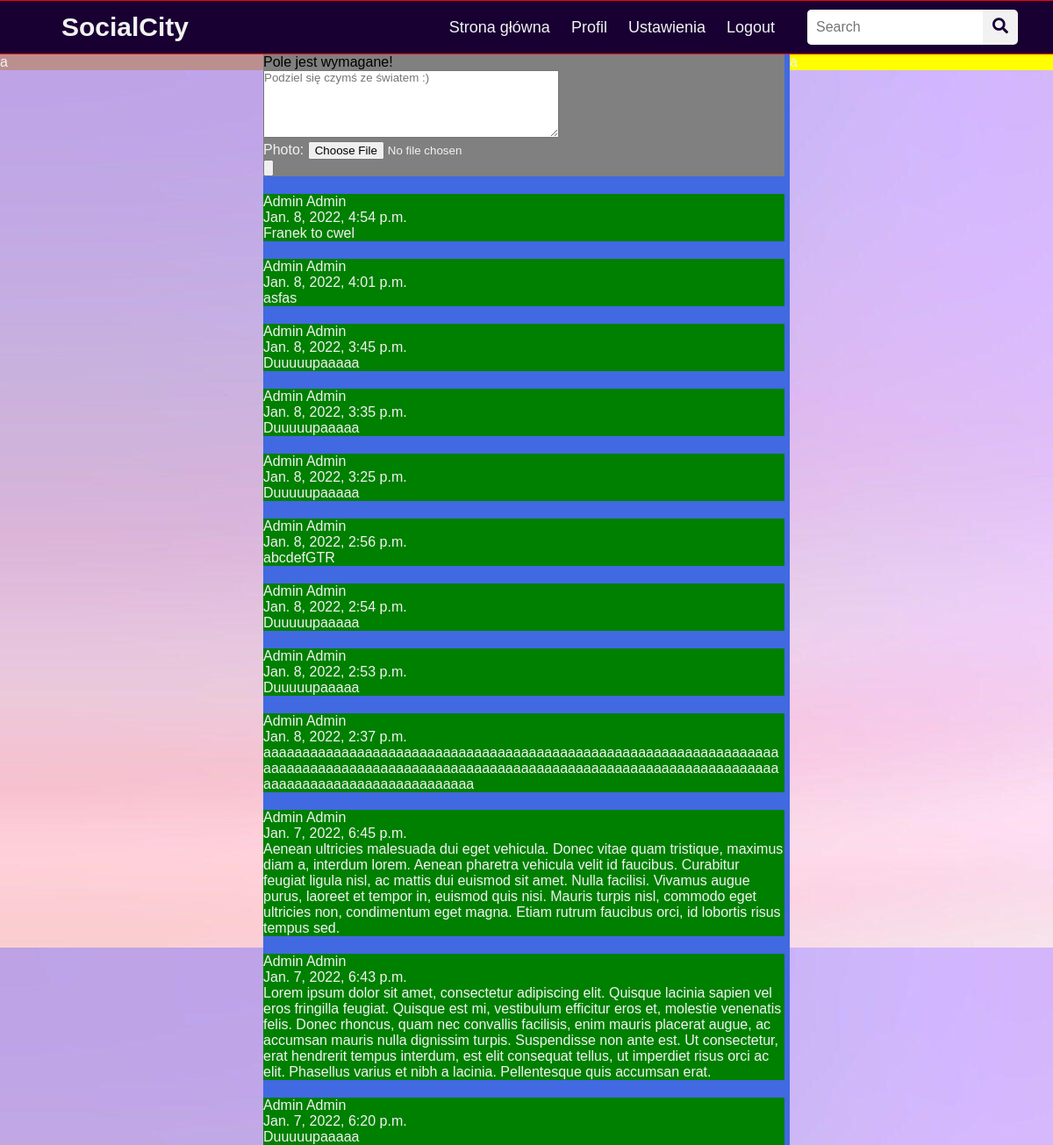
Screenshot of / (signed in) with the database file from the repository.
### Posts/models.py (models this page shows)
class Post(models.Model):
    user = models.ForeignKey(User, on_delete=models.CASCADE)
    content = models.CharField(max_length=500)
    photo = models.ImageField(upload_to='post_photos', null=True)
    date = models.DateTimeField(default=timezone.now)
    likes = models.ManyToManyField(User, related_name='post_likes', blank=True)
    dislikes = models.ManyToManyField(User, related_name='post_dislikes', blank=True)

### Pages/views.py (the view)
# urls.py: path('', home_page, name='home-view'),
def home_page(request):
    if not request.user.is_authenticated:
        return redirect('/landing')
    form = PostForm(request.POST or None, request.FILES)
    queryset = Post.objects.all().order_by('-date')
    if form.is_valid():
        new_post=form.save(commit=False)
        new_post.user=request.user
        new_post.save()
    context = {
        "form": form,
        "queryset": queryset
    }
    return render(request, "home_view.html", context)

### Posts/forms.py
class PostForm(forms.ModelForm):
    photo = forms.ImageField(required=False)
    content = forms.CharField(label='',
    error_messages={
        'required': 'Pole jest wymagane!'
    },
    widget=forms.Textarea(attrs={
        'rows': '5',
        'placeholder': 'Podziel się czymś ze światem :)'
    }))
    class Meta:
        model = Post
        fields = ('content', 'photo')

### Pages/templates/home_view.html
{%extends 'base.html'%}
{%block navbar%}
{%include "navbar.html" %}
{%endblock%}
{%block content%}
<div class="leftpane">a</div>
<div class="middlepane">
    <div class="new_post">
        <form action="." method="POST" enctype="multipart/form-data">{%csrf_token%}
            {{form.as_p}}
            <input type="submit" value="+"/>
        </form>
    </div>
    {%for instance in queryset%}
    <div class="post_list">
        <p>{{instance.user.first_name}} {{instance.user.last_name}}</p>
        <p>{{instance.date}}</p>
        <p>{{instance.content}}</p>
    </div>
    {%endfor%}
</div>
<div class="rightpane"> a</div>
{%endblock%}

### templates/base.html (shortened to what this page needs)
<!DOCTYPE HTML>
<html lang = "pl">
<head>
    {% load static %}
    <link rel="stylesheet" type="text/css" href="{% static 'css/style.css' %}"/>
    <link rel="stylesheet" href="https://cdnjs.cloudflare.com/ajax/libs/font-awesome/5.15.3/css/all.min.css"/>
    </head>
    <body>
        {%block navbar%}
        {%endblock%}
    <div class="content">
        {%block content%}{%endblock%}
    </div>
    </body>
</html>

### templates/navbar.html (shortened to what this page needs)
<nav>
    <ul>
        <li class="logo">SocialCity</li>
        <div class="items">
            <li><a href="/">Strona główna</a></li>
            <li><a href="/">Profil</a></li>
            <li><a href="/">Ustawienia</a></li>
            <li><a href="/">Logout</a></li>
        </div>
        <li class="search-icon">
            <input type="search" placeholder="Search">
            <label class="icon">
                <span class="fas fa-search"></span>
            </label>
        </li>
    </ul>
</nav>

### static/css/style.css (style rules this page uses)
body { background: url("/static/images/background.jpg"); }
.leftpane { width: 25%; height: 100%; float: left; background-color: rosybrown; border-collapse: collapse; }
.middlepane { width: 50%; height: 100%; float: left; background-color: royalblue; border-collapse: collapse; }
.rightpane { width: 25%; height: 100%; position: relative; float: right; background-color: yellow; border-collapse: collapse; }
.new_post { background: gray; width:99% }
.post_list { background:green; width:99%; margin-top:20px; word-wrap: break-word; }
ul.errorlist { list-style-type: none; }
ul.errorlist li { color: black; }
* { margin: 0; padding: 0; color: #f2f2f2; box-sizing: border-box; font-family: 'Montserrat', sans-serif; }
nav { background: #190033; padding: 10px 40px 10px 70px; border: 1px solid red; border-left: none; border-right: none; }
nav ul { display: flex; list-style: none; flex-wrap: wrap; align-items: center; justify-content: center; }
nav ul li.logo { flex: 1; font-size: 30px; font-weight: 700; }
nav ul div.items { display: inline-flex; padding: 0 25px; }
nav ul div.items a { text-decoration: none; font-size: 18px; padding: 0 12px; }
nav ul .search-icon { height: 40px; width: 240px; display: flex; background: #f2f2f2; border-radius: 5px }
nav ul .search-icon input { height: 100%; width: 200px; border: none; outline: none; padding: 0 10px; color: #000; font-size: 16px; border-radius: 5px 0 0 5px; }
nav ul .search-icon .icon { height: 100%; width: 40px; line-height: 40px; text-align: center; border: 1px solid #cccccc border-radius: 0 5px 5px 0; }
nav ul .search-icon .icon span { color: #190033; font-size: 18px; }
.content { z-index: -2; }

### rows the page displays
Post: user.first_name "Admin", user.last_name "Admin", date "Jan. 8, 2022, 4:54 p.m.", content "Franek to cwel"
Post: user.first_name "Admin", user.last_name "Admin", date "Jan. 8, 2022, 4:01 p.m.", content "asfas"
Post: user.first_name "Admin", user.last_name "Admin", date "Jan. 8, 2022, 3:45 p.m.", content "Duuuuupaaaaa"
Post: user.first_name "Admin", user.last_name "Admin", date "Jan. 8, 2022, 3:35 p.m.", content "Duuuuupaaaaa"
Post: user.first_name "Admin", user.last_name "Admin", date "Jan. 8, 2022, 3:25 p.m.", content "Duuuuupaaaaa"
Post: user.first_name "Admin", user.last_name "Admin", date "Jan. 8, 2022, 2:56 p.m.", content "abcdefGTR"
Post: user.first_name "Admin", user.last_name "Admin", date "Jan. 8, 2022, 2:54 p.m.", content "Duuuuupaaaaa"
Post: user.first_name "Admin", user.last_name "Admin", date "Jan. 8, 2022, 2:53 p.m.", content "Duuuuupaaaaa"
Post: user.first_name "Admin", user.last_name "Admin", date "Jan. 8, 2022, 2:37 p.m.", content "aaaaaaaaaaaaaaaaaaaaaaaaaaaaaaaaaaaaaaaaaaaaaaaaaaaaaaaaaaaaaaaaaaaaaaaaaaaaaaaaaaaaaaaaaaaaaaaaaaaaaaaaaaaaaaaaaaaaaaaaaaaaaaaaaaaaaaaaaaaaaaaaaaaaaaaaaaaaaaa"
Post: user.first_name "Admin", user.last_name "Admin", date "Jan. 7, 2022, 6:45 p.m.", content "Aenean ultricies malesuada dui eget vehicula. Donec vitae quam tristique, maximus diam a, interdum lorem. Aenean pharetra vehicula velit id faucibus. Curabitur feugiat ligula nisl, ac mattis dui euismod sit amet. Nulla facilisi. Vivamus augue purus, laoreet et tempor in, euismod quis nisi. Mauris turpis nisl, commodo eget ultricies non, condimentum eget magna. Etiam rutrum faucibus orci, id lobortis risus tempus sed."
Post: user.first_name "Admin", user.last_name "Admin", date "Jan. 7, 2022, 6:43 p.m.", content "Lorem ipsum dolor sit amet, consectetur adipiscing elit. Quisque lacinia sapien vel eros fringilla feugiat. Quisque est mi, vestibulum efficitur eros et, molestie venenatis felis. Donec rhoncus, quam nec convallis facilisis, enim mauris placerat augue, ac accumsan mauris nulla dignissim turpis. Suspendisse non ante est. Ut consectetur, erat hendrerit tempus interdum, est elit consequat tellus, ut imperdiet risus orci ac elit. Phasellus varius et nibh a lacinia. Pellentesque quis accumsan erat."
Post: user.first_name "Admin", user.last_name "Admin", date "Jan. 7, 2022, 6:20 p.m.", content "Duuuuupaaaaa"
